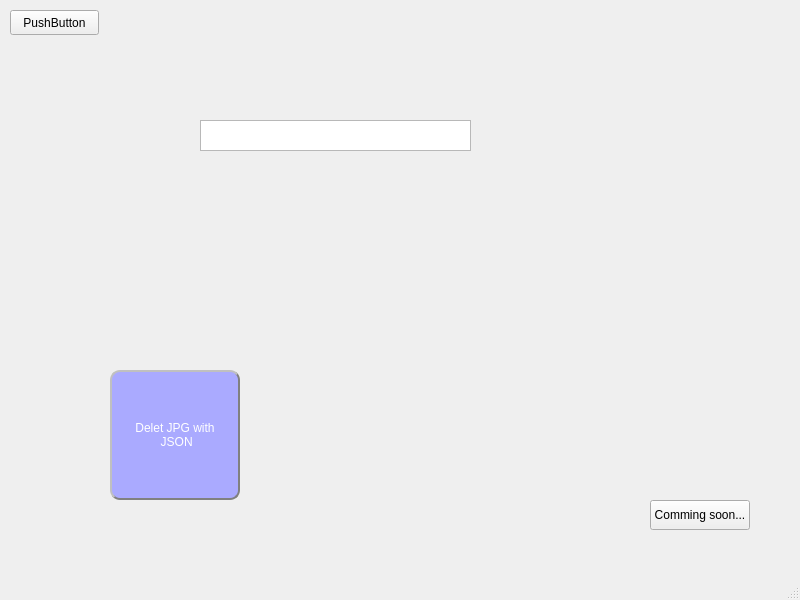
<?xml version="1.0" encoding="UTF-8"?>
<ui version="4.0">
 <class>MainWindow</class>
 <widget class="QMainWindow" name="MainWindow">
  <property name="enabled">
   <bool>true</bool>
  </property>
  <property name="geometry">
   <rect>
    <x>0</x>
    <y>0</y>
    <width>800</width>
    <height>600</height>
   </rect>
  </property>
  <property name="windowTitle">
   <string>Data_Tools</string>
  </property>
  <widget class="QWidget" name="centralwidget">
   <widget class="QPushButton" name="pushButton_3">
    <property name="geometry">
     <rect>
      <x>650</x>
      <y>500</y>
      <width>100</width>
      <height>30</height>
     </rect>
    </property>
    <property name="text">
     <string>Comming soon...</string>
    </property>
   </widget>
   <widget class="QStackedWidget" name="stackedWidget">
    <property name="geometry">
     <rect>
      <x>70</x>
      <y>360</y>
      <width>221</width>
      <height>161</height>
     </rect>
    </property>
    <property name="currentIndex">
     <number>0</number>
    </property>
    <widget class="QWidget" name="page">
     <widget class="QPushButton" name="pushButton">
      <property name="geometry">
       <rect>
        <x>40</x>
        <y>10</y>
        <width>130</width>
        <height>130</height>
       </rect>
      </property>
      <property name="styleSheet">
       <string notr="true">        background-color: rgb(170, 170, 255);
        color: white;
        border-radius: 10px;  border: 2px groove gray;
        border-style: outset;</string>
      </property>
      <property name="text">
       <string>Delet JPG with
 JSON</string>
      </property>
     </widget>
    </widget>
    <widget class="QWidget" name="page_2">
     <widget class="QPushButton" name="pushButton_2">
      <property name="geometry">
       <rect>
        <x>40</x>
        <y>10</y>
        <width>130</width>
        <height>130</height>
       </rect>
      </property>
      <property name="text">
       <string>Delet JPG with 
label</string>
      </property>
     </widget>
    </widget>
   </widget>
   <widget class="QTextBrowser" name="textBrowser">
    <property name="geometry">
     <rect>
      <x>200</x>
      <y>120</y>
      <width>271</width>
      <height>31</height>
     </rect>
    </property>
   </widget>
   <widget class="QPushButton" name="pushButton_4">
    <property name="geometry">
     <rect>
      <x>10</x>
      <y>10</y>
      <width>89</width>
      <height>25</height>
     </rect>
    </property>
    <property name="text">
     <string>PushButton</string>
    </property>
   </widget>
  </widget>
  <widget class="QMenuBar" name="menubar">
   <property name="geometry">
    <rect>
     <x>0</x>
     <y>0</y>
     <width>800</width>
     <height>22</height>
    </rect>
   </property>
  </widget>
  <widget class="QStatusBar" name="statusbar"/>
 </widget>
 <resources/>
 <connections/>
</ui>
